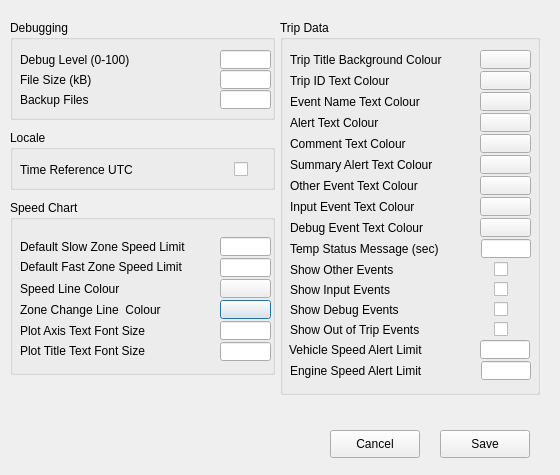
<?xml version="1.0" encoding="UTF-8"?>
<ui version="4.0">
 <class>Preferences</class>
 <widget class="QDialog" name="Preferences">
  <property name="windowModality">
   <enum>Qt::ApplicationModal</enum>
  </property>
  <property name="geometry">
   <rect>
    <x>0</x>
    <y>0</y>
    <width>560</width>
    <height>475</height>
   </rect>
  </property>
  <property name="sizePolicy">
   <sizepolicy hsizetype="MinimumExpanding" vsizetype="MinimumExpanding">
    <horstretch>0</horstretch>
    <verstretch>0</verstretch>
   </sizepolicy>
  </property>
  <property name="minimumSize">
   <size>
    <width>560</width>
    <height>475</height>
   </size>
  </property>
  <property name="maximumSize">
   <size>
    <width>560</width>
    <height>475</height>
   </size>
  </property>
  <property name="windowTitle">
   <string>Edit Preferences</string>
  </property>
  <property name="windowIcon">
   <iconset>
    <normaloff>resources/about.png</normaloff>resources/about.png</iconset>
  </property>
  <widget class="QGroupBox" name="SpeedBox">
   <property name="geometry">
    <rect>
     <x>10</x>
     <y>200</y>
     <width>265</width>
     <height>175</height>
    </rect>
   </property>
   <property name="minimumSize">
    <size>
     <width>265</width>
     <height>175</height>
    </size>
   </property>
   <property name="maximumSize">
    <size>
     <width>265</width>
     <height>175</height>
    </size>
   </property>
   <property name="title">
    <string>Speed Chart</string>
   </property>
   <widget class="QLabel" name="label_5">
    <property name="geometry">
     <rect>
      <x>10</x>
      <y>37</y>
      <width>191</width>
      <height>20</height>
     </rect>
    </property>
    <property name="text">
     <string>Default Slow Zone Speed Limit</string>
    </property>
   </widget>
   <widget class="QLineEdit" name="lowSpeedVal">
    <property name="geometry">
     <rect>
      <x>210</x>
      <y>37</y>
      <width>51</width>
      <height>19</height>
     </rect>
    </property>
    <property name="toolTip">
     <string extracomment="Debug level (0-100)"/>
    </property>
    <property name="inputMethodHints">
     <set>Qt::ImhNone</set>
    </property>
    <property name="maxLength">
     <number>3</number>
    </property>
   </widget>
   <widget class="QLabel" name="label_6">
    <property name="geometry">
     <rect>
      <x>10</x>
      <y>57</y>
      <width>191</width>
      <height>20</height>
     </rect>
    </property>
    <property name="text">
     <string>Default Fast Zone Speed Limit</string>
    </property>
   </widget>
   <widget class="QLineEdit" name="highSpeedVal">
    <property name="geometry">
     <rect>
      <x>210</x>
      <y>58</y>
      <width>51</width>
      <height>19</height>
     </rect>
    </property>
    <property name="toolTip">
     <string extracomment="Debug level (0-100)"/>
    </property>
    <property name="inputMethodHints">
     <set>Qt::ImhNone</set>
    </property>
    <property name="maxLength">
     <number>3</number>
    </property>
   </widget>
   <widget class="QLabel" name="label_23">
    <property name="geometry">
     <rect>
      <x>10</x>
      <y>79</y>
      <width>191</width>
      <height>20</height>
     </rect>
    </property>
    <property name="text">
     <string>Speed Line Colour</string>
    </property>
   </widget>
   <widget class="QLabel" name="label_24">
    <property name="geometry">
     <rect>
      <x>10</x>
      <y>100</y>
      <width>191</width>
      <height>20</height>
     </rect>
    </property>
    <property name="text">
     <string>Zone Change Line  Colour</string>
    </property>
   </widget>
   <widget class="QPushButton" name="zoneLineColVal">
    <property name="geometry">
     <rect>
      <x>210</x>
      <y>100</y>
      <width>51</width>
      <height>19</height>
     </rect>
    </property>
    <property name="autoFillBackground">
     <bool>true</bool>
    </property>
    <property name="text">
     <string/>
    </property>
   </widget>
   <widget class="QPushButton" name="speedLineColVal">
    <property name="geometry">
     <rect>
      <x>210</x>
      <y>79</y>
      <width>51</width>
      <height>19</height>
     </rect>
    </property>
    <property name="autoFillBackground">
     <bool>true</bool>
    </property>
    <property name="text">
     <string/>
    </property>
   </widget>
   <widget class="QLineEdit" name="titleFontSizeVal">
    <property name="geometry">
     <rect>
      <x>210</x>
      <y>142</y>
      <width>51</width>
      <height>19</height>
     </rect>
    </property>
    <property name="toolTip">
     <string extracomment="Debug level (0-100)"/>
    </property>
    <property name="inputMethodHints">
     <set>Qt::ImhNone</set>
    </property>
    <property name="maxLength">
     <number>2</number>
    </property>
   </widget>
   <widget class="QLineEdit" name="axisFontSizeVal">
    <property name="geometry">
     <rect>
      <x>210</x>
      <y>121</y>
      <width>51</width>
      <height>19</height>
     </rect>
    </property>
    <property name="toolTip">
     <string extracomment="Debug level (0-100)"/>
    </property>
    <property name="inputMethodHints">
     <set>Qt::ImhNone</set>
    </property>
    <property name="maxLength">
     <number>2</number>
    </property>
   </widget>
   <widget class="QLabel" name="label_25">
    <property name="geometry">
     <rect>
      <x>10</x>
      <y>121</y>
      <width>191</width>
      <height>20</height>
     </rect>
    </property>
    <property name="text">
     <string>Plot Axis Text Font Size</string>
    </property>
   </widget>
   <widget class="QLabel" name="label_26">
    <property name="geometry">
     <rect>
      <x>10</x>
      <y>141</y>
      <width>191</width>
      <height>20</height>
     </rect>
    </property>
    <property name="text">
     <string>Plot Title Text Font Size</string>
    </property>
   </widget>
  </widget>
  <widget class="QGroupBox" name="tripBox">
   <property name="geometry">
    <rect>
     <x>280</x>
     <y>20</y>
     <width>260</width>
     <height>375</height>
    </rect>
   </property>
   <property name="minimumSize">
    <size>
     <width>260</width>
     <height>375</height>
    </size>
   </property>
   <property name="maximumSize">
    <size>
     <width>260</width>
     <height>375</height>
    </size>
   </property>
   <property name="title">
    <string>Trip Data</string>
   </property>
   <widget class="QLabel" name="label_7">
    <property name="geometry">
     <rect>
      <x>10</x>
      <y>30</y>
      <width>181</width>
      <height>20</height>
     </rect>
    </property>
    <property name="text">
     <string>Trip Title Background Colour</string>
    </property>
   </widget>
   <widget class="QPushButton" name="tripTitleBgColVal">
    <property name="geometry">
     <rect>
      <x>200</x>
      <y>30</y>
      <width>51</width>
      <height>19</height>
     </rect>
    </property>
    <property name="autoFillBackground">
     <bool>true</bool>
    </property>
    <property name="text">
     <string/>
    </property>
   </widget>
   <widget class="QLabel" name="label_8">
    <property name="geometry">
     <rect>
      <x>10</x>
      <y>51</y>
      <width>181</width>
      <height>20</height>
     </rect>
    </property>
    <property name="text">
     <string>Trip ID Text Colour</string>
    </property>
   </widget>
   <widget class="QPushButton" name="tripIDTxtColVal">
    <property name="geometry">
     <rect>
      <x>200</x>
      <y>51</y>
      <width>51</width>
      <height>19</height>
     </rect>
    </property>
    <property name="autoFillBackground">
     <bool>true</bool>
    </property>
    <property name="text">
     <string/>
    </property>
   </widget>
   <widget class="QPushButton" name="eventNameColVal">
    <property name="geometry">
     <rect>
      <x>200</x>
      <y>72</y>
      <width>51</width>
      <height>19</height>
     </rect>
    </property>
    <property name="autoFillBackground">
     <bool>true</bool>
    </property>
    <property name="text">
     <string/>
    </property>
   </widget>
   <widget class="QLabel" name="label_9">
    <property name="geometry">
     <rect>
      <x>10</x>
      <y>72</y>
      <width>181</width>
      <height>19</height>
     </rect>
    </property>
    <property name="text">
     <string>Event Name Text Colour</string>
    </property>
   </widget>
   <widget class="QPushButton" name="alertColVal">
    <property name="geometry">
     <rect>
      <x>200</x>
      <y>93</y>
      <width>51</width>
      <height>19</height>
     </rect>
    </property>
    <property name="autoFillBackground">
     <bool>true</bool>
    </property>
    <property name="text">
     <string/>
    </property>
   </widget>
   <widget class="QLabel" name="label_10">
    <property name="geometry">
     <rect>
      <x>10</x>
      <y>93</y>
      <width>181</width>
      <height>19</height>
     </rect>
    </property>
    <property name="text">
     <string>Alert Text Colour</string>
    </property>
   </widget>
   <widget class="QLabel" name="label_11">
    <property name="geometry">
     <rect>
      <x>10</x>
      <y>114</y>
      <width>181</width>
      <height>19</height>
     </rect>
    </property>
    <property name="text">
     <string>Comment Text Colour</string>
    </property>
   </widget>
   <widget class="QPushButton" name="commentColVal">
    <property name="geometry">
     <rect>
      <x>200</x>
      <y>114</y>
      <width>51</width>
      <height>19</height>
     </rect>
    </property>
    <property name="autoFillBackground">
     <bool>true</bool>
    </property>
    <property name="text">
     <string/>
    </property>
   </widget>
   <widget class="QLabel" name="label_12">
    <property name="geometry">
     <rect>
      <x>10</x>
      <y>135</y>
      <width>181</width>
      <height>19</height>
     </rect>
    </property>
    <property name="text">
     <string>Summary Alert Text Colour</string>
    </property>
   </widget>
   <widget class="QPushButton" name="summaryAlertColVal">
    <property name="geometry">
     <rect>
      <x>200</x>
      <y>135</y>
      <width>51</width>
      <height>19</height>
     </rect>
    </property>
    <property name="autoFillBackground">
     <bool>true</bool>
    </property>
    <property name="text">
     <string/>
    </property>
   </widget>
   <widget class="QPushButton" name="debugEventColVal">
    <property name="geometry">
     <rect>
      <x>200</x>
      <y>198</y>
      <width>51</width>
      <height>19</height>
     </rect>
    </property>
    <property name="autoFillBackground">
     <bool>true</bool>
    </property>
    <property name="text">
     <string/>
    </property>
   </widget>
   <widget class="QLabel" name="label_13">
    <property name="geometry">
     <rect>
      <x>10</x>
      <y>156</y>
      <width>181</width>
      <height>19</height>
     </rect>
    </property>
    <property name="text">
     <string>Other Event Text Colour</string>
    </property>
   </widget>
   <widget class="QPushButton" name="otherEventColVal">
    <property name="geometry">
     <rect>
      <x>200</x>
      <y>156</y>
      <width>51</width>
      <height>19</height>
     </rect>
    </property>
    <property name="autoFillBackground">
     <bool>true</bool>
    </property>
    <property name="text">
     <string/>
    </property>
   </widget>
   <widget class="QLabel" name="label_14">
    <property name="geometry">
     <rect>
      <x>10</x>
      <y>177</y>
      <width>181</width>
      <height>19</height>
     </rect>
    </property>
    <property name="text">
     <string>Input Event Text Colour</string>
    </property>
   </widget>
   <widget class="QPushButton" name="inputEventColVal">
    <property name="geometry">
     <rect>
      <x>200</x>
      <y>177</y>
      <width>51</width>
      <height>19</height>
     </rect>
    </property>
    <property name="autoFillBackground">
     <bool>true</bool>
    </property>
    <property name="text">
     <string/>
    </property>
   </widget>
   <widget class="QLabel" name="label_15">
    <property name="geometry">
     <rect>
      <x>10</x>
      <y>198</y>
      <width>181</width>
      <height>19</height>
     </rect>
    </property>
    <property name="text">
     <string>Debug Event Text Colour</string>
    </property>
   </widget>
   <widget class="QLabel" name="label_16">
    <property name="geometry">
     <rect>
      <x>10</x>
      <y>219</y>
      <width>181</width>
      <height>19</height>
     </rect>
    </property>
    <property name="text">
     <string>Temp Status Message (sec)</string>
    </property>
   </widget>
   <widget class="QLineEdit" name="tempMsgMsecVal">
    <property name="geometry">
     <rect>
      <x>201</x>
      <y>219</y>
      <width>50</width>
      <height>19</height>
     </rect>
    </property>
    <property name="toolTip">
     <string extracomment="Debug level (0-100)"/>
    </property>
    <property name="inputMethodHints">
     <set>Qt::ImhNone</set>
    </property>
    <property name="maxLength">
     <number>2</number>
    </property>
   </widget>
   <widget class="QCheckBox" name="showOtherVal">
    <property name="geometry">
     <rect>
      <x>214</x>
      <y>240</y>
      <width>21</width>
      <height>19</height>
     </rect>
    </property>
    <property name="text">
     <string/>
    </property>
   </widget>
   <widget class="QLabel" name="label_17">
    <property name="geometry">
     <rect>
      <x>10</x>
      <y>240</y>
      <width>181</width>
      <height>19</height>
     </rect>
    </property>
    <property name="text">
     <string>Show Other Events</string>
    </property>
   </widget>
   <widget class="QCheckBox" name="showInputVal">
    <property name="geometry">
     <rect>
      <x>214</x>
      <y>260</y>
      <width>21</width>
      <height>19</height>
     </rect>
    </property>
    <property name="text">
     <string/>
    </property>
   </widget>
   <widget class="QLabel" name="label_18">
    <property name="geometry">
     <rect>
      <x>10</x>
      <y>260</y>
      <width>181</width>
      <height>19</height>
     </rect>
    </property>
    <property name="text">
     <string>Show Input Events</string>
    </property>
   </widget>
   <widget class="QLabel" name="label_19">
    <property name="geometry">
     <rect>
      <x>10</x>
      <y>280</y>
      <width>181</width>
      <height>19</height>
     </rect>
    </property>
    <property name="text">
     <string>Show Debug Events</string>
    </property>
   </widget>
   <widget class="QCheckBox" name="showDebugVal">
    <property name="geometry">
     <rect>
      <x>214</x>
      <y>280</y>
      <width>21</width>
      <height>19</height>
     </rect>
    </property>
    <property name="text">
     <string/>
    </property>
   </widget>
   <widget class="QLabel" name="label_20">
    <property name="geometry">
     <rect>
      <x>10</x>
      <y>300</y>
      <width>181</width>
      <height>19</height>
     </rect>
    </property>
    <property name="text">
     <string>Show Out of Trip Events</string>
    </property>
   </widget>
   <widget class="QCheckBox" name="showOutOfTripVal">
    <property name="geometry">
     <rect>
      <x>214</x>
      <y>300</y>
      <width>21</width>
      <height>19</height>
     </rect>
    </property>
    <property name="text">
     <string/>
    </property>
   </widget>
   <widget class="QLabel" name="label_21">
    <property name="geometry">
     <rect>
      <x>9</x>
      <y>320</y>
      <width>181</width>
      <height>19</height>
     </rect>
    </property>
    <property name="text">
     <string>Vehicle Speed Alert Limit</string>
    </property>
   </widget>
   <widget class="QLineEdit" name="speedAlertLimVal">
    <property name="geometry">
     <rect>
      <x>200</x>
      <y>320</y>
      <width>50</width>
      <height>19</height>
     </rect>
    </property>
    <property name="toolTip">
     <string extracomment="Debug level (0-100)"/>
    </property>
    <property name="inputMethodHints">
     <set>Qt::ImhNone</set>
    </property>
    <property name="maxLength">
     <number>3</number>
    </property>
   </widget>
   <widget class="QLineEdit" name="rpmAlertLimVal">
    <property name="geometry">
     <rect>
      <x>201</x>
      <y>341</y>
      <width>50</width>
      <height>19</height>
     </rect>
    </property>
    <property name="toolTip">
     <string extracomment="Debug level (0-100)"/>
    </property>
    <property name="inputMethodHints">
     <set>Qt::ImhNone</set>
    </property>
    <property name="maxLength">
     <number>5</number>
    </property>
   </widget>
   <widget class="QLabel" name="label_22">
    <property name="geometry">
     <rect>
      <x>10</x>
      <y>341</y>
      <width>181</width>
      <height>19</height>
     </rect>
    </property>
    <property name="text">
     <string>Engine Speed Alert Limit</string>
    </property>
   </widget>
  </widget>
  <widget class="QGroupBox" name="localeBox">
   <property name="geometry">
    <rect>
     <x>10</x>
     <y>130</y>
     <width>265</width>
     <height>60</height>
    </rect>
   </property>
   <property name="minimumSize">
    <size>
     <width>265</width>
     <height>60</height>
    </size>
   </property>
   <property name="maximumSize">
    <size>
     <width>265</width>
     <height>60</height>
    </size>
   </property>
   <property name="title">
    <string>Locale</string>
   </property>
   <widget class="QLabel" name="label_4">
    <property name="geometry">
     <rect>
      <x>10</x>
      <y>30</y>
      <width>191</width>
      <height>19</height>
     </rect>
    </property>
    <property name="text">
     <string>Time Reference UTC</string>
    </property>
   </widget>
   <widget class="QCheckBox" name="utcVal">
    <property name="geometry">
     <rect>
      <x>224</x>
      <y>30</y>
      <width>21</width>
      <height>19</height>
     </rect>
    </property>
    <property name="text">
     <string/>
    </property>
   </widget>
  </widget>
  <widget class="QGroupBox" name="debugBox">
   <property name="geometry">
    <rect>
     <x>10</x>
     <y>20</y>
     <width>265</width>
     <height>100</height>
    </rect>
   </property>
   <property name="minimumSize">
    <size>
     <width>265</width>
     <height>100</height>
    </size>
   </property>
   <property name="maximumSize">
    <size>
     <width>265</width>
     <height>100</height>
    </size>
   </property>
   <property name="title">
    <string>Debugging</string>
   </property>
   <widget class="QLineEdit" name="debugBackupsVal">
    <property name="geometry">
     <rect>
      <x>210</x>
      <y>70</y>
      <width>51</width>
      <height>19</height>
     </rect>
    </property>
    <property name="toolTip">
     <string extracomment="Debug level (0-100)"/>
    </property>
    <property name="inputMethodHints">
     <set>Qt::ImhNone</set>
    </property>
    <property name="maxLength">
     <number>1</number>
    </property>
   </widget>
   <widget class="QLabel" name="label_3">
    <property name="geometry">
     <rect>
      <x>10</x>
      <y>70</y>
      <width>191</width>
      <height>19</height>
     </rect>
    </property>
    <property name="text">
     <string>Backup Files</string>
    </property>
   </widget>
   <widget class="QLabel" name="label">
    <property name="geometry">
     <rect>
      <x>10</x>
      <y>30</y>
      <width>191</width>
      <height>19</height>
     </rect>
    </property>
    <property name="text">
     <string>Debug Level (0-100)</string>
    </property>
   </widget>
   <widget class="QLineEdit" name="debugFileSizeVal">
    <property name="geometry">
     <rect>
      <x>210</x>
      <y>50</y>
      <width>51</width>
      <height>19</height>
     </rect>
    </property>
    <property name="toolTip">
     <string extracomment="Debug level (0-100)"/>
    </property>
    <property name="inputMethodHints">
     <set>Qt::ImhNone</set>
    </property>
    <property name="maxLength">
     <number>4</number>
    </property>
   </widget>
   <widget class="QLineEdit" name="debugLevelVal">
    <property name="geometry">
     <rect>
      <x>210</x>
      <y>30</y>
      <width>51</width>
      <height>19</height>
     </rect>
    </property>
    <property name="toolTip">
     <string extracomment="Debug level (0-100)"/>
    </property>
    <property name="inputMethodHints">
     <set>Qt::ImhNone</set>
    </property>
    <property name="maxLength">
     <number>3</number>
    </property>
   </widget>
   <widget class="QLabel" name="label_2">
    <property name="geometry">
     <rect>
      <x>10</x>
      <y>50</y>
      <width>191</width>
      <height>19</height>
     </rect>
    </property>
    <property name="text">
     <string>File Size (kB)</string>
    </property>
   </widget>
  </widget>
  <widget class="QPushButton" name="SaveDialogBtn">
   <property name="geometry">
    <rect>
     <x>440</x>
     <y>430</y>
     <width>90</width>
     <height>28</height>
    </rect>
   </property>
   <property name="focusPolicy">
    <enum>Qt::TabFocus</enum>
   </property>
   <property name="text">
    <string>Save</string>
   </property>
  </widget>
  <widget class="QPushButton" name="CancelDialogBtn">
   <property name="geometry">
    <rect>
     <x>330</x>
     <y>430</y>
     <width>90</width>
     <height>28</height>
    </rect>
   </property>
   <property name="text">
    <string>Cancel</string>
   </property>
  </widget>
 </widget>
 <resources/>
 <connections/>
</ui>
